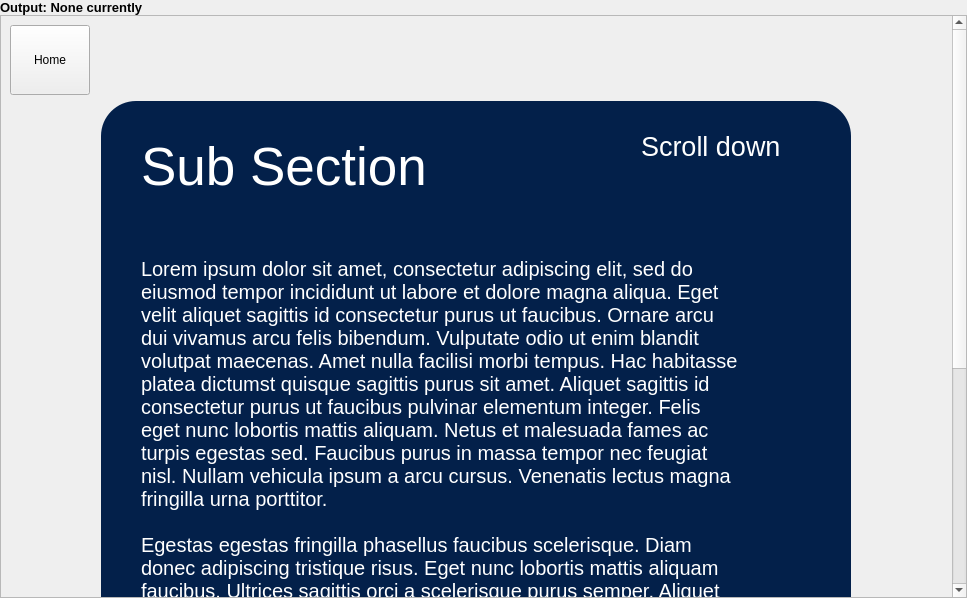
<?xml version="1.0" encoding="UTF-8"?>
<ui version="4.0">
 <class>MainWindow</class>
 <widget class="QMainWindow" name="MainWindow">
  <property name="geometry">
   <rect>
    <x>0</x>
    <y>0</y>
    <width>967</width>
    <height>598</height>
   </rect>
  </property>
  <property name="minimumSize">
   <size>
    <width>967</width>
    <height>598</height>
   </size>
  </property>
  <property name="maximumSize">
   <size>
    <width>967</width>
    <height>976</height>
   </size>
  </property>
  <property name="windowTitle">
   <string>Teaching Section</string>
  </property>
  <widget class="QWidget" name="centralwidget">
   <layout class="QVBoxLayout" name="verticalLayout_2">
    <property name="spacing">
     <number>0</number>
    </property>
    <property name="leftMargin">
     <number>0</number>
    </property>
    <property name="topMargin">
     <number>0</number>
    </property>
    <property name="rightMargin">
     <number>0</number>
    </property>
    <property name="bottomMargin">
     <number>0</number>
    </property>
    <item>
     <widget class="QLabel" name="lblOutput">
      <property name="font">
       <font>
        <pointsize>10</pointsize>
        <weight>75</weight>
        <bold>true</bold>
       </font>
      </property>
      <property name="text">
       <string>Output: None currently</string>
      </property>
     </widget>
    </item>
    <item>
     <widget class="QScrollArea" name="scrollArea">
      <property name="verticalScrollBarPolicy">
       <enum>Qt::ScrollBarAlwaysOn</enum>
      </property>
      <property name="sizeAdjustPolicy">
       <enum>QAbstractScrollArea::AdjustToContentsOnFirstShow</enum>
      </property>
      <property name="widgetResizable">
       <bool>true</bool>
      </property>
      <widget class="QWidget" name="scrollAreaWidgetContents">
       <property name="geometry">
        <rect>
         <x>0</x>
         <y>0</y>
         <width>948</width>
         <height>956</height>
        </rect>
       </property>
       <layout class="QVBoxLayout" name="verticalLayout">
        <item>
         <layout class="QHBoxLayout" name="horizontalLayout_2">
          <item>
           <widget class="QPushButton" name="btnHome">
            <property name="minimumSize">
             <size>
              <width>0</width>
              <height>70</height>
             </size>
            </property>
            <property name="text">
             <string>Home</string>
            </property>
           </widget>
          </item>
          <item>
           <spacer name="horizontalSpacer">
            <property name="orientation">
             <enum>Qt::Horizontal</enum>
            </property>
            <property name="sizeHint" stdset="0">
             <size>
              <width>40</width>
              <height>20</height>
             </size>
            </property>
           </spacer>
          </item>
         </layout>
        </item>
        <item>
         <layout class="QHBoxLayout" name="horizontalLayout_3">
          <item>
           <widget class="QFrame" name="frame">
            <property name="sizePolicy">
             <sizepolicy hsizetype="Fixed" vsizetype="Fixed">
              <horstretch>0</horstretch>
              <verstretch>0</verstretch>
             </sizepolicy>
            </property>
            <property name="minimumSize">
             <size>
              <width>750</width>
              <height>800</height>
             </size>
            </property>
            <property name="styleSheet">
             <string notr="true">border-radius: 35px;
background-color: rgb(3, 32, 74);</string>
            </property>
            <property name="frameShape">
             <enum>QFrame::StyledPanel</enum>
            </property>
            <property name="frameShadow">
             <enum>QFrame::Raised</enum>
            </property>
            <widget class="QLabel" name="label">
             <property name="geometry">
              <rect>
               <x>40</x>
               <y>20</y>
               <width>301</width>
               <height>91</height>
              </rect>
             </property>
             <property name="font">
              <font>
               <pointsize>40</pointsize>
              </font>
             </property>
             <property name="styleSheet">
              <string notr="true">color: rgb(255, 255, 255);</string>
             </property>
             <property name="text">
              <string>Sub Section</string>
             </property>
            </widget>
            <widget class="QLabel" name="label_2">
             <property name="geometry">
              <rect>
               <x>40</x>
               <y>120</y>
               <width>601</width>
               <height>671</height>
              </rect>
             </property>
             <property name="font">
              <font>
               <pointsize>15</pointsize>
              </font>
             </property>
             <property name="styleSheet">
              <string notr="true">color: rgb(255, 255, 255);</string>
             </property>
             <property name="text">
              <string>Lorem ipsum dolor sit amet, consectetur adipiscing elit, sed do eiusmod tempor incididunt ut labore et dolore magna aliqua. Eget velit aliquet sagittis id consectetur purus ut faucibus. Ornare arcu dui vivamus arcu felis bibendum. Vulputate odio ut enim blandit volutpat maecenas. Amet nulla facilisi morbi tempus. Hac habitasse platea dictumst quisque sagittis purus sit amet. Aliquet sagittis id consectetur purus ut faucibus pulvinar elementum integer. Felis eget nunc lobortis mattis aliquam. Netus et malesuada fames ac turpis egestas sed. Faucibus purus in massa tempor nec feugiat nisl. Nullam vehicula ipsum a arcu cursus. Venenatis lectus magna fringilla urna porttitor.

Egestas egestas fringilla phasellus faucibus scelerisque. Diam donec adipiscing tristique risus. Eget nunc lobortis mattis aliquam faucibus. Ultrices sagittis orci a scelerisque purus semper. Aliquet risus feugiat in ante metus dictum at. Ac tincidunt vitae semper quis lectus. Aliquam ultrices sagittis orci a scelerisque purus semper eget. Maecenas volutpat blandit aliquam etiam erat velit scelerisque. Tristique senectus et netus et malesuada fames ac turpis. Feugiat scelerisque varius morbi enim nunc faucibus. Quis viverra nibh cras pulvinar mattis nunc sed blandit. Sed vulputate mi sit amet. Senectus et netus et malesuada fames ac turpis egestas sed. Suspendisse sed nisi lacus sed viverra. Nec feugiat nisl pretium fusce. Fermentum iaculis eu non diam phasellus vestibulum lorem sed risus. Aliquam nulla facilisi cras fermentum odio eu feugiat. Egestas congue quisque egestas diam.</string>
             </property>
             <property name="wordWrap">
              <bool>true</bool>
             </property>
            </widget>
            <widget class="QLabel" name="label_3">
             <property name="geometry">
              <rect>
               <x>540</x>
               <y>30</y>
               <width>151</width>
               <height>31</height>
              </rect>
             </property>
             <property name="font">
              <font>
               <pointsize>20</pointsize>
              </font>
             </property>
             <property name="styleSheet">
              <string notr="true">color: rgb(255, 255, 255);</string>
             </property>
             <property name="text">
              <string>Scroll down</string>
             </property>
            </widget>
           </widget>
          </item>
         </layout>
        </item>
        <item>
         <layout class="QHBoxLayout" name="horizontalLayout_4">
          <item>
           <spacer name="horizontalSpacer_4">
            <property name="orientation">
             <enum>Qt::Horizontal</enum>
            </property>
            <property name="sizeType">
             <enum>QSizePolicy::Maximum</enum>
            </property>
            <property name="sizeHint" stdset="0">
             <size>
              <width>80</width>
              <height>20</height>
             </size>
            </property>
           </spacer>
          </item>
          <item>
           <widget class="QPushButton" name="btnBack">
            <property name="minimumSize">
             <size>
              <width>0</width>
              <height>50</height>
             </size>
            </property>
            <property name="font">
             <font>
              <pointsize>14</pointsize>
             </font>
            </property>
            <property name="styleSheet">
             <string notr="true">background-color: rgb(119, 136, 153);
color: rgb(250, 250, 210);</string>
            </property>
            <property name="text">
             <string>Back</string>
            </property>
           </widget>
          </item>
          <item>
           <spacer name="horizontalSpacer_2">
            <property name="orientation">
             <enum>Qt::Horizontal</enum>
            </property>
            <property name="sizeType">
             <enum>QSizePolicy::Minimum</enum>
            </property>
            <property name="sizeHint" stdset="0">
             <size>
              <width>40</width>
              <height>20</height>
             </size>
            </property>
           </spacer>
          </item>
          <item>
           <widget class="QPushButton" name="btnProceed">
            <property name="minimumSize">
             <size>
              <width>0</width>
              <height>50</height>
             </size>
            </property>
            <property name="font">
             <font>
              <pointsize>14</pointsize>
             </font>
            </property>
            <property name="styleSheet">
             <string notr="true">background-color: rgb(119, 136, 153);
color: rgb(250, 250, 210);</string>
            </property>
            <property name="text">
             <string>Proceed</string>
            </property>
           </widget>
          </item>
          <item>
           <spacer name="horizontalSpacer_3">
            <property name="orientation">
             <enum>Qt::Horizontal</enum>
            </property>
            <property name="sizeType">
             <enum>QSizePolicy::Maximum</enum>
            </property>
            <property name="sizeHint" stdset="0">
             <size>
              <width>80</width>
              <height>20</height>
             </size>
            </property>
           </spacer>
          </item>
         </layout>
        </item>
       </layout>
      </widget>
     </widget>
    </item>
   </layout>
  </widget>
  <widget class="QMenuBar" name="menubar">
   <property name="geometry">
    <rect>
     <x>0</x>
     <y>0</y>
     <width>967</width>
     <height>22</height>
    </rect>
   </property>
  </widget>
 </widget>
 <resources/>
 <connections/>
</ui>
